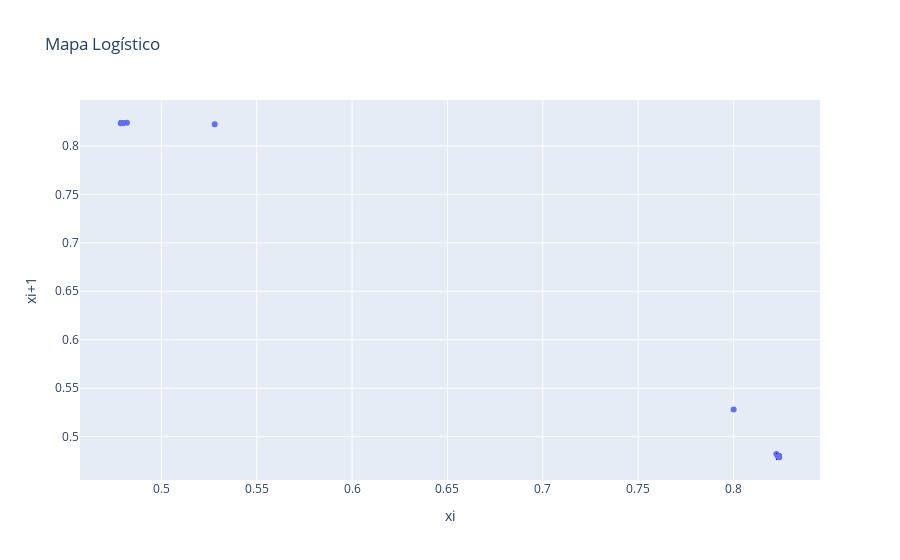

Here is the notebook cell this chart was saved with:
### Code cell
x, y = ler_dados(r"D:\programação no windows\introFiscomp\introFiscomp\projeto_5\map.dat")
df = pd.DataFrame({"xi": x, "xi+1": y})

# df = pd.read_csv("projeto_5/map.dat", delimiter="\t", header=None)


fig = px.scatter(x="xi", y="xi+1", data_frame=df, title="Mapa Logístico")


fig.show()

### Figure 1 — Plotly figure (JSON) as saved in the notebook; plotly's stock layout.template omitted (floating-point values rounded to 4 significant figures; data arrays with more than 128 entries replaced by an {"elided": "..."} marker saying what was removed)
{"data": [{"hovertemplate": "xi=%{x}<br>xi+1=%{y}<extra></extra>", "legendgroup": "", "marker": {"color": "#636efa", "symbol": "circle"}, "mode": "markers", "name": "", "orientation": "v", "showlegend": false, "type": "scatter", "x": {"elided": "1000 float values"}, "xaxis": "x", "y": {"elided": "1000 float values"}, "yaxis": "y"}], "layout": {"legend": {"tracegroupgap": 0}, "title": {"text": "Mapa Logístico"}, "xaxis": {"anchor": "y", "domain": [0, 1], "title": {"text": "xi"}}, "yaxis": {"anchor": "x", "domain": [0, 1], "title": {"text": "xi+1"}}}}
